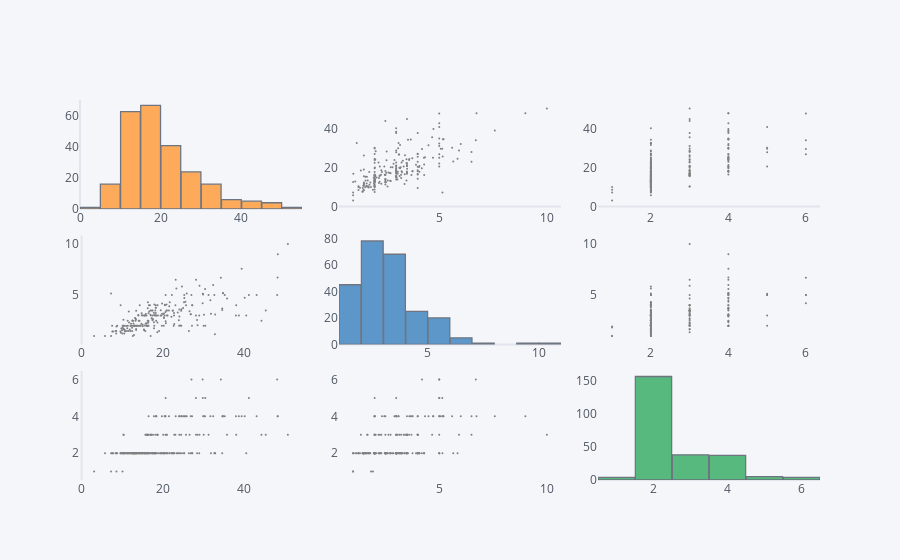

Notebook code for this chart:
### Markdown cell above
### The Scatter Matrix Plot

### Code cell
dataset2.scatter_matrix()

### Figure 1 — Plotly figure (JSON) as saved in the notebook; plotly's stock layout.template omitted (floating-point values rounded to 4 significant figures; data arrays with more than 128 entries replaced by an {"elided": "..."} marker saying what was removed)
{"data": [{"histfunc": "count", "histnorm": "", "marker": {"color": "rgba(255, 153, 51, 1.0)", "line": {"color": "#4D5663", "width": 1.3}}, "name": "total_bill", "nbinsx": 10, "opacity": 0.8, "orientation": "v", "type": "histogram", "x": {"elided": "244 float values"}, "xaxis": "x", "yaxis": "y"}, {"line": {"color": "rgba(128, 128, 128, 1.0)", "dash": "solid", "shape": "linear", "width": 1.3}, "marker": {"size": 2, "symbol": "circle"}, "mode": "markers", "name": "total_bill", "text": "", "type": "scatter", "x": {"elided": "244 float values"}, "xaxis": "x2", "y": {"elided": "244 float values"}, "yaxis": "y2"}, {"line": {"color": "rgba(128, 128, 128, 1.0)", "dash": "solid", "shape": "linear", "width": 1.3}, "marker": {"size": 2, "symbol": "circle"}, "mode": "markers", "name": "total_bill", "text": "", "type": "scatter", "x": {"elided": "244 int values"}, "xaxis": "x3", "y": {"elided": "244 float values"}, "yaxis": "y3"}, {"line": {"color": "rgba(128, 128, 128, 1.0)", "dash": "solid", "shape": "linear", "width": 1.3}, "marker": {"size": 2, "symbol": "circle"}, "mode": "markers", "name": "tip", "text": "", "type": "scatter", "x": {"elided": "244 float values"}, "xaxis": "x4", "y": {"elided": "244 float values"}, "yaxis": "y4"}, {"histfunc": "count", "histnorm": "", "marker": {"color": "rgba(55, 128, 191, 1.0)", "line": {"color": "#4D5663", "width": 1.3}}, "name": "tip", "nbinsx": 10, "opacity": 0.8, "orientation": "v", "type": "histogram", "x": {"elided": "244 float values"}, "xaxis": "x5", "yaxis": "y5"}, {"line": {"color": "rgba(128, 128, 128, 1.0)", "dash": "solid", "shape": "linear", "width": 1.3}, "marker": {"size": 2, "symbol": "circle"}, "mode": "markers", "name": "tip", "text": "", "type": "scatter", "x": {"elided": "244 int values"}, "xaxis": "x6", "y": {"elided": "244 float values"}, "yaxis": "y6"}, {"line": {"color": "rgba(128, 128, 128, 1.0)", "dash": "solid", "shape": "linear", "width": 1.3}, "marker": {"size": 2, "symbol": "circle"}, "mode": "markers", "name": "size", "text": "", "type": "scatter", "x": {"elided": "244 float values"}, "xaxis": "x7", "y": {"elided": "244 int values"}, "yaxis": "y7"}, {"line": {"color": "rgba(128, 128, 128, 1.0)", "dash": "solid", "shape": "linear", "width": 1.3}, "marker": {"size": 2, "symbol": "circle"}, "mode": "markers", "name": "size", "text": "", "type": "scatter", "x": {"elided": "244 float values"}, "xaxis": "x8", "y": {"elided": "244 int values"}, "yaxis": "y8"}, {"histfunc": "count", "histnorm": "", "marker": {"color": "rgba(50, 171, 96, 1.0)", "line": {"color": "#4D5663", "width": 1.3}}, "name": "size", "nbinsx": 10, "opacity": 0.8, "orientation": "v", "type": "histogram", "x": {"elided": "244 int values"}, "xaxis": "x9", "yaxis": "y9"}], "layout": {"autosize": true, "bargap": 0.02, "legend": {"bgcolor": "#F5F6F9", "font": {"color": "#4D5663"}}, "paper_bgcolor": "#F5F6F9", "plot_bgcolor": "#F5F6F9", "showlegend": false, "title": {"font": {"color": "#4D5663"}}, "xaxis": {"anchor": "y", "autorange": true, "domain": [0, 0.3], "gridcolor": "#E1E5ED", "range": [0, 55], "showgrid": false, "tickfont": {"color": "#4D5663"}, "title": {"font": {"color": "#4D5663"}, "text": ""}, "type": "linear", "zerolinecolor": "#E1E5ED"}, "xaxis2": {"anchor": "y2", "autorange": true, "domain": [0.35, 0.65], "gridcolor": "#E1E5ED", "range": [0.3446, 10.66], "showgrid": false, "tickfont": {"color": "#4D5663"}, "title": {"font": {"color": "#4D5663"}, "text": ""}, "type": "linear", "zerolinecolor": "#E1E5ED"}, "xaxis3": {"anchor": "y3", "autorange": true, "domain": [0.7, 1], "gridcolor": "#E1E5ED", "range": [0.6359, 6.364], "showgrid": false, "tickfont": {"color": "#4D5663"}, "title": {"font": {"color": "#4D5663"}, "text": ""}, "type": "linear", "zerolinecolor": "#E1E5ED"}, "xaxis4": {"anchor": "y4", "autorange": true, "domain": [0, 0.3], "gridcolor": "#E1E5ED", "range": [-0.4068, 54.29], "showgrid": false, "tickfont": {"color": "#4D5663"}, "title": {"font": {"color": "#4D5663"}, "text": ""}, "type": "linear", "zerolinecolor": "#E1E5ED"}, "xaxis5": {"anchor": "y5", "autorange": true, "domain": [0.35, 0.65], "gridcolor": "#E1E5ED", "range": [1, 11], "showgrid": false, "tickfont": {"color": "#4D5663"}, "title": {"font": {"color": "#4D5663"}, "text": ""}, "type": "linear", "zerolinecolor": "#E1E5ED"}, "xaxis6": {"anchor": "y6", "autorange": true, "domain": [0.7, 1], "gridcolor": "#E1E5ED", "range": [0.6359, 6.364], "showgrid": false, "tickfont": {"color": "#4D5663"}, "title": {"font": {"color": "#4D5663"}, "text": ""}, "type": "linear", "zerolinecolor": "#E1E5ED"}, "xaxis7": {"anchor": "y7", "autorange": true, "domain": [0, 0.3], "gridcolor": "#E1E5ED", "range": [-0.4068, 54.29], "showgrid": false, "tickfont": {"color": "#4D5663"}, "title": {"font": {"color": "#4D5663"}, "text": ""}, "type": "linear", "zerolinecolor": "#E1E5ED"}, "xaxis8": {"anchor": "y8", "autorange": true, "domain": [0.35, 0.65], "gridcolor": "#E1E5ED", "range": [0.3446, 10.66], "showgrid": false, "tickfont": {"color": "#4D5663"}, "title": {"font": {"color": "#4D5663"}, "text": ""}, "type": "linear", "zerolinecolor": "#E1E5ED"}, "xaxis9": {"anchor": "y9", "autorange": true, "domain": [0.7, 1], "gridcolor": "#E1E5ED", "range": [0.5, 6.5], "showgrid": false, "tickfont": {"color": "#4D5663"}, "title": {"font": {"color": "#4D5663"}, "text": ""}, "type": "linear", "zerolinecolor": "#E1E5ED"}, "yaxis": {"anchor": "x", "autorange": true, "domain": [0.7133, 1], "gridcolor": "#E1E5ED", "range": [0, 70.53], "showgrid": false, "tickfont": {"color": "#4D5663"}, "title": {"font": {"color": "#4D5663"}, "text": ""}, "zerolinecolor": "#E1E5ED"}, "yaxis2": {"anchor": "x2", "autorange": true, "domain": [0.7133, 1], "gridcolor": "#E1E5ED", "range": [-2.082, 55.96], "showgrid": false, "tickfont": {"color": "#4D5663"}, "title": {"font": {"color": "#4D5663"}, "text": ""}, "type": "linear", "zerolinecolor": "#E1E5ED"}, "yaxis3": {"anchor": "x3", "autorange": true, "domain": [0.7133, 1], "gridcolor": "#E1E5ED", "range": [-2.082, 55.96], "showgrid": false, "tickfont": {"color": "#4D5663"}, "title": {"font": {"color": "#4D5663"}, "text": ""}, "type": "linear", "zerolinecolor": "#E1E5ED"}, "yaxis4": {"anchor": "x4", "autorange": true, "domain": [0.3567, 0.6433], "gridcolor": "#E1E5ED", "range": [0.02875, 10.97], "showgrid": false, "tickfont": {"color": "#4D5663"}, "title": {"font": {"color": "#4D5663"}, "text": ""}, "type": "linear", "zerolinecolor": "#E1E5ED"}, "yaxis5": {"anchor": "x5", "autorange": true, "domain": [0.3567, 0.6433], "gridcolor": "#E1E5ED", "range": [0, 82.11], "showgrid": false, "tickfont": {"color": "#4D5663"}, "title": {"font": {"color": "#4D5663"}, "text": ""}, "zerolinecolor": "#E1E5ED"}, "yaxis6": {"anchor": "x6", "autorange": true, "domain": [0.3567, 0.6433], "gridcolor": "#E1E5ED", "range": [0.02875, 10.97], "showgrid": false, "tickfont": {"color": "#4D5663"}, "title": {"font": {"color": "#4D5663"}, "text": ""}, "type": "linear", "zerolinecolor": "#E1E5ED"}, "yaxis7": {"anchor": "x7", "autorange": true, "domain": [0, 0.2867], "gridcolor": "#E1E5ED", "range": [0.4604, 6.54], "showgrid": false, "tickfont": {"color": "#4D5663"}, "title": {"font": {"color": "#4D5663"}, "text": ""}, "type": "linear", "zerolinecolor": "#E1E5ED"}, "yaxis8": {"anchor": "x8", "autorange": true, "domain": [0, 0.2867], "gridcolor": "#E1E5ED", "range": [0.4604, 6.54], "showgrid": false, "tickfont": {"color": "#4D5663"}, "title": {"font": {"color": "#4D5663"}, "text": ""}, "type": "linear", "zerolinecolor": "#E1E5ED"}, "yaxis9": {"anchor": "x9", "autorange": true, "domain": [0, 0.2867], "gridcolor": "#E1E5ED", "range": [0, 164.2], "showgrid": false, "tickfont": {"color": "#4D5663"}, "title": {"font": {"color": "#4D5663"}, "text": ""}, "zerolinecolor": "#E1E5ED"}}}
